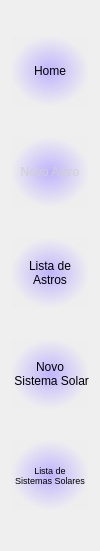
   <widget class="QWidget" name="verticalLayoutWidget">
    <property name="geometry">
     <rect>
      <x>0</x>
      <y>0</y>
      <width>91</width>
      <height>551</height>
     </rect>
    </property>
    <layout class="QVBoxLayout" name="menu">
     <item>
      <widget class="QPushButton" name="pushButton_2">
       <property name="minimumSize">
        <size>
         <width>0</width>
         <height>70</height>
        </size>
       </property>
       <property name="styleSheet">
        <string notr="true">border-color: rgb(255, 255, 255);
background-color: qradialgradient(spread:pad, cx:0.5, cy:0.5, radius:0.5, fx:0.5, fy:0.5, stop:0 rgba(181, 168, 255, 213), stop:1 rgba(195, 187, 255, 4));
border-radius: 0px;</string>
       </property>
       <property name="text">
        <string>Home</string>
       </property>
      </widget>
     </item>
     <item>
      <widget class="QPushButton" name="novoAstro">
       <property name="minimumSize">
        <size>
         <width>0</width>
         <height>70</height>
        </size>
       </property>
       <property name="sizeIncrement">
        <size>
         <width>0</width>
         <height>0</height>
        </size>
       </property>
       <property name="palette">
        <palette>
         <active>
          <colorrole role="WindowText">
           <brush brushstyle="SolidPattern">
            <color alpha="255">
             <red>0</red>
             <green>0</green>
             <blue>0</blue>
            </color>
           </brush>
          </colorrole>
          <colorrole role="Button">
           <brush brushstyle="RadialGradientPattern">
            <gradient centralx="0.500000000000000" centraly="0.500000000000000" focalx="0.500000000000000" focaly="0.500000000000000" radius="0.500000000000000" type="RadialGradient" spread="PadSpread" coordinatemode="ObjectBoundingMode">
             <gradientstop position="0.000000000000000">
              <color alpha="213">
               <red>181</red>
               <green>168</green>
               <blue>255</blue>
              </color>
             </gradientstop>
             <gradientstop position="1.000000000000000">
              <color alpha="4">
               <red>195</red>
               <green>187</green>
               <blue>255</blue>
              </color>
             </gradientstop>
            </gradient>
           </brush>
          </colorrole>
          <colorrole role="Light">
           <brush brushstyle="SolidPattern">
            <color alpha="255">
             <red>255</red>
             <green>255</green>
             <blue>255</blue>
            </color>
           </brush>
          </colorrole>
          <colorrole role="Midlight">
           <brush brushstyle="SolidPattern">
            <color alpha="255">
             <red>227</red>
             <green>227</green>
             <blue>227</blue>
            </color>
           </brush>
          </colorrole>
          <colorrole role="Dark">
           <brush brushstyle="SolidPattern">
            <color alpha="255">
             <red>160</red>
             <green>160</green>
             <blue>160</blue>
            </color>
           </brush>
          </colorrole>
          <colorrole role="Mid">
           <brush brushstyle="SolidPattern">
            <color alpha="255">
             <red>160</red>
             <green>160</green>
             <blue>160</blue>
            </color>
           </brush>
          </colorrole>
          <colorrole role="Text">
           <brush brushstyle="SolidPattern">
            <color alpha="255">
             <red>0</red>
             <green>0</green>
             <blue>0</blue>
            </color>
           </brush>
          </colorrole>
          <colorrole role="BrightText">
           <brush brushstyle="SolidPattern">
            <color alpha="255">
             <red>255</red>
             <green>255</green>
             <blue>255</blue>
            </color>
           </brush>
          </colorrole>
          <colorrole role="ButtonText">
           <brush brushstyle="SolidPattern">
            <color alpha="255">
             <red>0</red>
             <green>0</green>
             <blue>0</blue>
            </color>
           </brush>
          </colorrole>
          <colorrole role="Base">
           <brush brushstyle="RadialGradientPattern">
            <gradient centralx="0.500000000000000" centraly="0.500000000000000" focalx="0.500000000000000" focaly="0.500000000000000" radius="0.500000000000000" type="RadialGradient" spread="PadSpread" coordinatemode="ObjectBoundingMode">
             <gradientstop position="0.000000000000000">
              <color alpha="213">
               <red>181</red>
               <green>168</green>
               <blue>255</blue>
              </color>
             </gradientstop>
             <gradientstop position="1.000000000000000">
              <color alpha="4">
               <red>195</red>
               <green>187</green>
               <blue>255</blue>
              </color>
             </gradientstop>
            </gradient>
           </brush>
          </colorrole>
          <colorrole role="Window">
           <brush brushstyle="RadialGradientPattern">
            <gradient centralx="0.500000000000000" centraly="0.500000000000000" focalx="0.500000000000000" focaly="0.500000000000000" radius="0.500000000000000" type="RadialGradient" spread="PadSpread" coordinatemode="ObjectBoundingMode">
             <gradientstop position="0.000000000000000">
              <color alpha="213">
               <red>181</red>
               <green>168</green>
               <blue>255</blue>
              </color>
             </gradientstop>
             <gradientstop position="1.000000000000000">
              <color alpha="4">
               <red>195</red>
               <green>187</green>
               <blue>255</blue>
              </color>
             </gradientstop>
            </gradient>
           </brush>
          </colorrole>
          <colorrole role="Shadow">
           <brush brushstyle="SolidPattern">
            <color alpha="255">
             <red>105</red>
             <green>105</green>
             <blue>105</blue>
            </color>
           </brush>
          </colorrole>
          <colorrole role="Highlight">
           <brush brushstyle="SolidPattern">
            <color alpha="255">
             <red>0</red>
             <green>120</green>
             <blue>215</blue>
            </color>
           </brush>
          </colorrole>
          <colorrole role="HighlightedText">
           <brush brushstyle="SolidPattern">
            <color alpha="255">
             <red>255</red>
             <green>255</green>
             <blue>255</blue>
            </color>
           </brush>
          </colorrole>
          <colorrole role="Link">
           <brush brushstyle="SolidPattern">
            <color alpha="255">
             <red>0</red>
             <green>0</green>
             <blue>255</blue>
            </color>
           </brush>
          </colorrole>
          <colorrole role="LinkVisited">
           <brush brushstyle="SolidPattern">
            <color alpha="255">
             <red>255</red>
             <green>0</green>
             <blue>255</blue>
            </color>
           </brush>
          </colorrole>
          <colorrole role="AlternateBase">
           <brush brushstyle="SolidPattern">
            <color alpha="255">
             <red>245</red>
             <green>245</green>
             <blue>245</blue>
            </color>
           </brush>
          </colorrole>
          <colorrole role="NoRole">
           <brush brushstyle="SolidPattern">
            <color alpha="255">
             <red>0</red>
             <green>0</green>
             <blue>0</blue>
            </color>
           </brush>
          </colorrole>
          <colorrole role="ToolTipBase">
           <brush brushstyle="SolidPattern">
            <color alpha="255">
             <red>255</red>
             <green>255</green>
             <blue>220</blue>
            </color>
           </brush>
          </colorrole>
          <colorrole role="ToolTipText">
           <brush brushstyle="SolidPattern">
            <color alpha="255">
             <red>0</red>
             <green>0</green>
             <blue>0</blue>
            </color>
           </brush>
          </colorrole>
          <colorrole role="PlaceholderText">
           <brush brushstyle="SolidPattern">
            <color alpha="128">
             <red>0</red>
             <green>0</green>
             <blue>0</blue>
            </color>
           </brush>
          </colorrole>
         </active>
         <inactive>
          <colorrole role="WindowText">
           <brush brushstyle="SolidPattern">
            <color alpha="255">
             <red>208</red>
             <green>208</green>
             <blue>208</blue>
            </color>
           </brush>
          </colorrole>
          <colorrole role="Button">
           <brush brushstyle="RadialGradientPattern">
            <gradient centralx="0.500000000000000" centraly="0.500000000000000" focalx="0.500000000000000" focaly="0.500000000000000" radius="0.500000000000000" type="RadialGradient" spread="PadSpread" coordinatemode="ObjectBoundingMode">
             <gradientstop position="0.000000000000000">
              <color alpha="213">
               <red>181</red>
               <green>168</green>
               <blue>255</blue>
              </color>
             </gradientstop>
             <gradientstop position="1.000000000000000">
              <color alpha="4">
               <red>195</red>
               <green>187</green>
               <blue>255</blue>
              </color>
             </gradientstop>
            </gradient>
           </brush>
          </colorrole>
          <colorrole role="Light">
           <brush brushstyle="SolidPattern">
            <color alpha="255">
             <red>255</red>
             <green>255</green>
             <blue>255</blue>
            </color>
           </brush>
          </colorrole>
          <colorrole role="Midlight">
           <brush brushstyle="SolidPattern">
            <color alpha="255">
             <red>227</red>
             <green>227</green>
             <blue>227</blue>
            </color>
           </brush>
          </colorrole>
          <colorrole role="Dark">
           <brush brushstyle="SolidPattern">
            <color alpha="255">
             <red>64</red>
             <green>65</green>
             <blue>66</blue>
            </color>
           </brush>
          </colorrole>
          <colorrole role="Mid">
           <brush brushstyle="SolidPattern">
            <color alpha="255">
             <red>160</red>
             <green>160</green>
             <blue>160</blue>
            </color>
           </brush>
          </colorrole>
          <colorrole role="Text">
           <brush brushstyle="SolidPattern">
            <color alpha="255">
             <red>208</red>
             <green>208</green>
             <blue>208</blue>
            </color>
           </brush>
          </colorrole>
          <colorrole role="BrightText">
           <brush brushstyle="SolidPattern">
            <color alpha="255">
             <red>255</red>
             <green>51</green>
             <blue>51</blue>
            </color>
           </brush>
          </colorrole>
          <colorrole role="ButtonText">
           <brush brushstyle="SolidPattern">
            <color alpha="255">
             <red>208</red>
             <green>208</green>
             <blue>208</blue>
            </color>
           </brush>
          </colorrole>
          <colorrole role="Base">
           <brush brushstyle="RadialGradientPattern">
            <gradient centralx="0.500000000000000" centraly="0.500000000000000" focalx="0.500000000000000" focaly="0.500000000000000" radius="0.500000000000000" type="RadialGradient" spread="PadSpread" coordinatemode="ObjectBoundingMode">
             <gradientstop position="0.000000000000000">
              <color alpha="213">
               <red>181</red>
               <green>168</green>
               <blue>255</blue>
              </color>
             </gradientstop>
             <gradientstop position="1.000000000000000">
              <color alpha="4">
               <red>195</red>
               <green>187</green>
               <blue>255</blue>
              </color>
             </gradientstop>
            </gradient>
           </brush>
          </colorrole>
          <colorrole role="Window">
           <brush brushstyle="RadialGradientPattern">
            <gradient centralx="0.500000000000000" centraly="0.500000000000000" focalx="0.500000000000000" focaly="0.500000000000000" radius="0.500000000000000" type="RadialGradient" spread="PadSpread" coordinatemode="ObjectBoundingMode">
             <gradientstop position="0.000000000000000">
              <color alpha="213">
               <red>181</red>
               <green>168</green>
               <blue>255</blue>
              </color>
             </gradientstop>
             <gradientstop position="1.000000000000000">
              <color alpha="4">
               <red>195</red>
               <green>187</green>
               <blue>255</blue>
              </color>
             </gradientstop>
            </gradient>
           </brush>
          </colorrole>
          <colorrole role="Shadow">
           <brush brushstyle="SolidPattern">
            <color alpha="255">
             <red>105</red>
             <green>105</green>
             <blue>105</blue>
            </color>
           </brush>
          </colorrole>
          <colorrole role="Highlight">
           <brush brushstyle="SolidPattern">
            <color alpha="255">
             <red>29</red>
             <green>84</green>
             <blue>92</blue>
            </color>
           </brush>
          </colorrole>
          <colorrole role="HighlightedText">
           <brush brushstyle="SolidPattern">
            <color alpha="255">
             <red>240</red>
             <green>240</green>
             <blue>240</blue>
            </color>
           </brush>
          </colorrole>
          <colorrole role="Link">
           <brush brushstyle="SolidPattern">
            <color alpha="255">
             <red>0</red>
             <green>122</green>
             <blue>244</blue>
            </color>
           </brush>
          </colorrole>
          <colorrole role="LinkVisited">
           <brush brushstyle="SolidPattern">
            <color alpha="255">
             <red>165</red>
             <green>122</green>
             <blue>255</blue>
            </color>
           </brush>
          </colorrole>
          <colorrole role="AlternateBase">
           <brush brushstyle="SolidPattern">
            <color alpha="255">
             <red>53</red>
             <green>54</green>
             <blue>55</blue>
            </color>
           </brush>
          </colorrole>
          <colorrole role="NoRole">
           <brush brushstyle="NoBrush">
            <color alpha="255">
             <red>0</red>
             <green>0</green>
             <blue>0</blue>
            </color>
           </brush>
          </colorrole>
          <colorrole role="ToolTipBase">
           <brush brushstyle="SolidPattern">
            <color alpha="255">
             <red>64</red>
             <green>65</green>
             <blue>66</blue>
            </color>
           </brush>
          </colorrole>
          <colorrole role="ToolTipText">
           <brush brushstyle="SolidPattern">
            <color alpha="255">
             <red>208</red>
             <green>208</green>
             <blue>208</blue>
            </color>
           </brush>
          </colorrole>
          <colorrole role="PlaceholderText">
           <brush brushstyle="SolidPattern">
            <color alpha="255">
             <red>127</red>
             <green>127</green>
             <blue>128</blue>
            </color>
           </brush>
          </colorrole>
         </inactive>
         <disabled>
          <colorrole role="WindowText">
           <brush brushstyle="SolidPattern">
            <color alpha="255">
             <red>120</red>
             <green>120</green>
             <blue>120</blue>
            </color>
           </brush>
          </colorrole>
          <colorrole role="Button">
           <brush brushstyle="RadialGradientPattern">
            <gradient centralx="0.500000000000000" centraly="0.500000000000000" focalx="0.500000000000000" focaly="0.500000000000000" radius="0.500000000000000" type="RadialGradient" spread="PadSpread" coordinatemode="ObjectBoundingMode">
             <gradientstop position="0.000000000000000">
              <color alpha="213">
               <red>181</red>
               <green>168</green>
               <blue>255</blue>
              </color>
             </gradientstop>
             <gradientstop position="1.000000000000000">
              <color alpha="4">
               <red>195</red>
               <green>187</green>
               <blue>255</blue>
              </color>
             </gradientstop>
            </gradient>
           </brush>
          </colorrole>
          <colorrole role="Light">
           <brush brushstyle="SolidPattern">
            <color alpha="255">
             <red>255</red>
             <green>255</green>
             <blue>255</blue>
            </color>
           </brush>
          </colorrole>
          <colorrole role="Midlight">
           <brush brushstyle="SolidPattern">
            <color alpha="255">
             <red>247</red>
             <green>247</green>
             <blue>247</blue>
            </color>
           </brush>
          </colorrole>
          <colorrole role="Dark">
           <brush brushstyle="SolidPattern">
            <color alpha="255">
             <red>160</red>
             <green>160</green>
             <blue>160</blue>
            </color>
           </brush>
          </colorrole>
          <colorrole role="Mid">
           <brush brushstyle="SolidPattern">
            <color alpha="255">
             <red>160</red>
             <green>160</green>
             <blue>160</blue>
            </color>
           </brush>
          </colorrole>
          <colorrole role="Text">
           <brush brushstyle="SolidPattern">
            <color alpha="255">
             <red>120</red>
             <green>120</green>
             <blue>120</blue>
            </color>
           </brush>
          </colorrole>
          <colorrole role="BrightText">
           <brush brushstyle="SolidPattern">
            <color alpha="255">
             <red>255</red>
             <green>255</green>
             <blue>255</blue>
            </color>
           </brush>
          </colorrole>
          <colorrole role="ButtonText">
           <brush brushstyle="SolidPattern">
            <color alpha="255">
             <red>120</red>
             <green>120</green>
             <blue>120</blue>
            </color>
           </brush>
          </colorrole>
          <colorrole role="Base">
           <brush brushstyle="RadialGradientPattern">
            <gradient centralx="0.500000000000000" centraly="0.500000000000000" focalx="0.500000000000000" focaly="0.500000000000000" radius="0.500000000000000" type="RadialGradient" spread="PadSpread" coordinatemode="ObjectBoundingMode">
             <gradientstop position="0.000000000000000">
              <color alpha="213">
               <red>181</red>
               <green>168</green>
               <blue>255</blue>
              </color>
             </gradientstop>
             <gradientstop position="1.000000000000000">
              <color alpha="4">
               <red>195</red>
               <green>187</green>
               <blue>255</blue>
              </color>
             </gradientstop>
            </gradient>
           </brush>
          </colorrole>
          <colorrole role="Window">
           <brush brushstyle="RadialGradientPattern">
            <gradient centralx="0.500000000000000" centraly="0.500000000000000" focalx="0.500000000000000" focaly="0.500000000000000" radius="0.500000000000000" type="RadialGradient" spread="PadSpread" coordinatemode="ObjectBoundingMode">
             <gradientstop position="0.000000000000000">
              <color alpha="213">
               <red>181</red>
               <green>168</green>
               <blue>255</blue>
              </color>
             </gradientstop>
             <gradientstop position="1.000000000000000">
              <color alpha="4">
               <red>195</red>
               <green>187</green>
               <blue>255</blue>
              </color>
             </gradientstop>
            </gradient>
           </brush>
          </colorrole>
          <colorrole role="Shadow">
           <brush brushstyle="SolidPattern">
            <color alpha="255">
             <red>0</red>
             <green>0</green>
             <blue>0</blue>
            </color>
           </brush>
          </colorrole>
          <colorrole role="Highlight">
           <brush brushstyle="SolidPattern">
            <color alpha="255">
             <red>29</red>
             <green>84</green>
             <blue>92</blue>
            </color>
           </brush>
          </colorrole>
          <colorrole role="HighlightedText">
           <brush brushstyle="SolidPattern">
            <color alpha="255">
             <red>240</red>
             <green>240</green>
             <blue>240</blue>
            </color>
           </brush>
          </colorrole>
          <colorrole role="Link">
           <brush brushstyle="SolidPattern">
            <color alpha="255">
             <red>0</red>
             <green>122</green>
             <blue>244</blue>
            </color>
           </brush>
          </colorrole>
          <colorrole role="LinkVisited">
           <brush brushstyle="SolidPattern">
            <color alpha="255">
             <red>165</red>
             <green>122</green>
             <blue>255</blue>
            </color>
           </brush>
          </colorrole>
          <colorrole role="AlternateBase">
           <brush brushstyle="SolidPattern">
            <color alpha="255">
             <red>53</red>
             <green>54</green>
             <blue>55</blue>
            </color>
           </brush>
          </colorrole>
          <colorrole role="NoRole">
           <brush brushstyle="NoBrush">
            <color alpha="255">
             <red>0</red>
             <green>0</green>
             <blue>0</blue>
            </color>
           </brush>
          </colorrole>
          <colorrole role="ToolTipBase">
           <brush brushstyle="SolidPattern">
            <color alpha="255">
             <red>64</red>
             <green>65</green>
             <blue>66</blue>
            </color>
           </brush>
          </colorrole>
          <colorrole role="ToolTipText">
           <brush brushstyle="SolidPattern">
            <color alpha="255">
             <red>208</red>
             <green>208</green>
             <blue>208</blue>
            </color>
           </brush>
          </colorrole>
          <colorrole role="PlaceholderText">
           <brush brushstyle="SolidPattern">
            <color alpha="255">
             <red>127</red>
             <green>127</green>
             <blue>128</blue>
            </color>
           </brush>
          </colorrole>
         </disabled>
        </palette>
       </property>
       <property name="autoFillBackground">
        <bool>false</bool>
       </property>
       <property name="styleSheet">
        <string notr="true">border-color: rgb(255, 255, 255);
background-color: qradialgradient(spread:pad, cx:0.5, cy:0.5, radius:0.5, fx:0.5, fy:0.5, stop:0 rgba(181, 168, 255, 213), stop:1 rgba(195, 187, 255, 4));
border-radius: 0px;</string>
       </property>
       <property name="text">
        <string>Novo Astro</string>
       </property>
      </widget>
     </item>
     <item>
      <widget class="QPushButton" name="listaAstros">
       <property name="minimumSize">
        <size>
         <width>0</width>
         <height>70</height>
        </size>
       </property>
       <property name="styleSheet">
        <string notr="true">border-color: rgb(255, 255, 255);
background-color: qradialgradient(spread:pad, cx:0.5, cy:0.5, radius:0.5, fx:0.5, fy:0.5, stop:0 rgba(181, 168, 255, 213), stop:1 rgba(195, 187, 255, 4));
border-radius: 0px;</string>
       </property>
       <property name="text">
        <string>Lista de
Astros</string>
       </property>
      </widget>
     </item>
     <item>
      <widget class="QPushButton" name="novoSistemaSolar">
       <property name="minimumSize">
        <size>
         <width>0</width>
         <height>70</height>
        </size>
       </property>
       <property name="styleSheet">
        <string notr="true">border-color: rgb(255, 255, 255);
background-color: qradialgradient(spread:pad, cx:0.5, cy:0.5, radius:0.5, fx:0.5, fy:0.5, stop:0 rgba(181, 168, 255, 213), stop:1 rgba(195, 187, 255, 4));
border-radius: 0px;
</string>
       </property>
       <property name="text">
        <string>Novo
 Sistema Solar</string>
       </property>
      </widget>
     </item>
     <item>
      <widget class="QPushButton" name="listaSistemaSolares">
       <property name="minimumSize">
        <size>
         <width>1</width>
         <height>70</height>
        </size>
       </property>
       <property name="font">
        <font>
         <pointsize>7</pointsize>
        </font>
       </property>
       <property name="styleSheet">
        <string notr="true">border-color: rgb(255, 255, 255);
background-color: qradialgradient(spread:pad, cx:0.5, cy:0.5, radius:0.5, fx:0.5, fy:0.5, stop:0 rgba(181, 168, 255, 213), stop:1 rgba(195, 187, 255, 4));
border-radius: 0px;</string>
       </property>
       <property name="text">
        <string>Lista de
Sistemas Solares</string>
       </property>
      </widget>
     </item>
    </layout>
   </widget>
